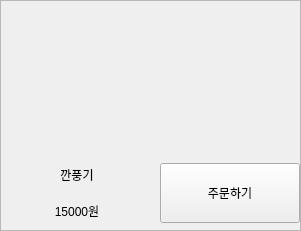
            <widget class="QFrame" name="frame_11">
             <property name="minimumSize">
              <size>
               <width>301</width>
               <height>231</height>
              </size>
             </property>
             <property name="maximumSize">
              <size>
               <width>301</width>
               <height>231</height>
              </size>
             </property>
             <property name="frameShape">
              <enum>QFrame::StyledPanel</enum>
             </property>
             <property name="frameShadow">
              <enum>QFrame::Raised</enum>
             </property>
             <widget class="QWidget" name="verticalLayoutWidget_15">
              <property name="geometry">
               <rect>
                <x>0</x>
                <y>0</y>
                <width>302</width>
                <height>228</height>
               </rect>
              </property>
              <layout class="QVBoxLayout" name="verticalLayout_35">
               <item>
                <widget class="QLabel" name="label_50">
                 <property name="minimumSize">
                  <size>
                   <width>300</width>
                   <height>150</height>
                  </size>
                 </property>
                 <property name="maximumSize">
                  <size>
                   <width>300</width>
                   <height>150</height>
                  </size>
                 </property>
                 <property name="text">
                  <string/>
                 </property>
                 <property name="pixmap">
                  <pixmap>../img/깐풍기.jpeg</pixmap>
                 </property>
                 <property name="scaledContents">
                  <bool>true</bool>
                 </property>
                </widget>
               </item>
               <item>
                <layout class="QHBoxLayout" name="horizontalLayout_18">
                 <item>
                  <layout class="QVBoxLayout" name="verticalLayout_36">
                   <item>
                    <widget class="QLabel" name="label_51">
                     <property name="minimumSize">
                      <size>
                       <width>150</width>
                       <height>30</height>
                      </size>
                     </property>
                     <property name="maximumSize">
                      <size>
                       <width>150</width>
                       <height>30</height>
                      </size>
                     </property>
                     <property name="layoutDirection">
                      <enum>Qt::LeftToRight</enum>
                     </property>
                     <property name="text">
                      <string>깐풍기</string>
                     </property>
                     <property name="alignment">
                      <set>Qt::AlignCenter</set>
                     </property>
                    </widget>
                   </item>
                   <item>
                    <widget class="QLabel" name="label_52">
                     <property name="minimumSize">
                      <size>
                       <width>150</width>
                       <height>30</height>
                      </size>
                     </property>
                     <property name="maximumSize">
                      <size>
                       <width>150</width>
                       <height>30</height>
                      </size>
                     </property>
                     <property name="text">
                      <string>15000원</string>
                     </property>
                     <property name="alignment">
                      <set>Qt::AlignCenter</set>
                     </property>
                    </widget>
                   </item>
                  </layout>
                 </item>
                 <item>
                  <widget class="QPushButton" name="selectButton_8">
                   <property name="minimumSize">
                    <size>
                     <width>140</width>
                     <height>60</height>
                    </size>
                   </property>
                   <property name="maximumSize">
                    <size>
                     <width>140</width>
                     <height>60</height>
                    </size>
                   </property>
                   <property name="styleSheet">
                    <string notr="true">QPushButton:pressed {
    background-color: grey;  /* 버튼을 눌렀을 때 배경색 */
    color: white;            /* 버튼을 눌렀을 때 글자색 */
}</string>
                   </property>
                   <property name="text">
                    <string>주문하기</string>
                   </property>
                  </widget>
                 </item>
                </layout>
               </item>
              </layout>
             </widget>
            </widget>
